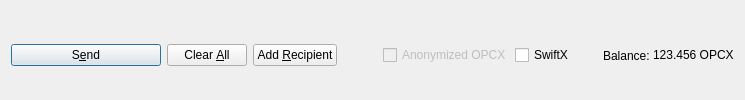
         <widget class="QFrame" name="frame_Send">
          <layout class="QHBoxLayout" name="horizontalLayout">
           <property name="bottomMargin">
            <number>0</number>
           </property>
           <item>
            <widget class="QPushButton" name="sendButton">
             <property name="minimumSize">
              <size>
               <width>150</width>
               <height>0</height>
              </size>
             </property>
             <property name="toolTip">
              <string>Confirm the send action</string>
             </property>
             <property name="text">
              <string>S&amp;end</string>
             </property>
             <property name="icon">
              <iconset>
               <normaloff>:/icons/send_white</normaloff>:/icons/send_white</iconset>
             </property>
             <property name="autoDefault">
              <bool>false</bool>
             </property>
             <property name="default">
              <bool>true</bool>
             </property>
            </widget>
           </item>
           <item>
            <widget class="QPushButton" name="clearButton">
             <property name="sizePolicy">
              <sizepolicy hsizetype="Minimum" vsizetype="Fixed">
               <horstretch>0</horstretch>
               <verstretch>0</verstretch>
              </sizepolicy>
             </property>
             <property name="toolTip">
              <string>Clear all fields of the form.</string>
             </property>
             <property name="text">
              <string>Clear &amp;All</string>
             </property>
             <property name="icon">
              <iconset>
               <normaloff>:/icons/remove</normaloff>:/icons/remove</iconset>
             </property>
             <property name="autoDefault">
              <bool>false</bool>
             </property>
            </widget>
           </item>
           <item>
            <widget class="QPushButton" name="addButton">
             <property name="toolTip">
              <string>Send to multiple recipients at once</string>
             </property>
             <property name="text">
              <string>Add &amp;Recipient</string>
             </property>
             <property name="icon">
              <iconset>
               <normaloff>:/icons/add</normaloff>:/icons/add</iconset>
             </property>
             <property name="autoDefault">
              <bool>false</bool>
             </property>
            </widget>
           </item>
           <item>
            <spacer name="horizontalSpacer">
             <property name="orientation">
              <enum>Qt::Horizontal</enum>
             </property>
             <property name="sizeHint" stdset="0">
              <size>
               <width>40</width>
               <height>20</height>
              </size>
             </property>
            </spacer>
           </item>
           <item>
            <layout class="QHBoxLayout" name="horizontalLayout_2">
             <property name="spacing">
              <number>3</number>
             </property>
             <item>
              <widget class="QCheckBox" name="checkzPIV">
               <property name="enabled">
                <bool>false</bool>
               </property>
               <property name="text">
                <string>Anonymized OPCX</string>
               </property>
              </widget>
             </item>
             <item>
              <widget class="QCheckBox" name="checkSwiftTX">
               <property name="enabled">
                <bool>true</bool>
               </property>
               <property name="minimumSize">
                <size>
                 <width>85</width>
                 <height>0</height>
                </size>
               </property>
               <property name="text">
                <string>SwiftX</string>
               </property>
              </widget>
             </item>
             <item>
              <widget class="QLabel" name="label">
               <property name="text">
                <string>Balance:</string>
               </property>
              </widget>
             </item>
             <item>
              <widget class="QLabel" name="labelBalance">
               <property name="sizePolicy">
                <sizepolicy hsizetype="Preferred" vsizetype="Fixed">
                 <horstretch>0</horstretch>
                 <verstretch>0</verstretch>
                </sizepolicy>
               </property>
               <property name="cursor">
                <cursorShape>IBeamCursor</cursorShape>
               </property>
               <property name="text">
                <string notr="true">123.456 OPCX</string>
               </property>
               <property name="textInteractionFlags">
                <set>Qt::LinksAccessibleByMouse|Qt::TextSelectableByKeyboard|Qt::TextSelectableByMouse</set>
               </property>
              </widget>
             </item>
            </layout>
           </item>
          </layout>
         </widget>
